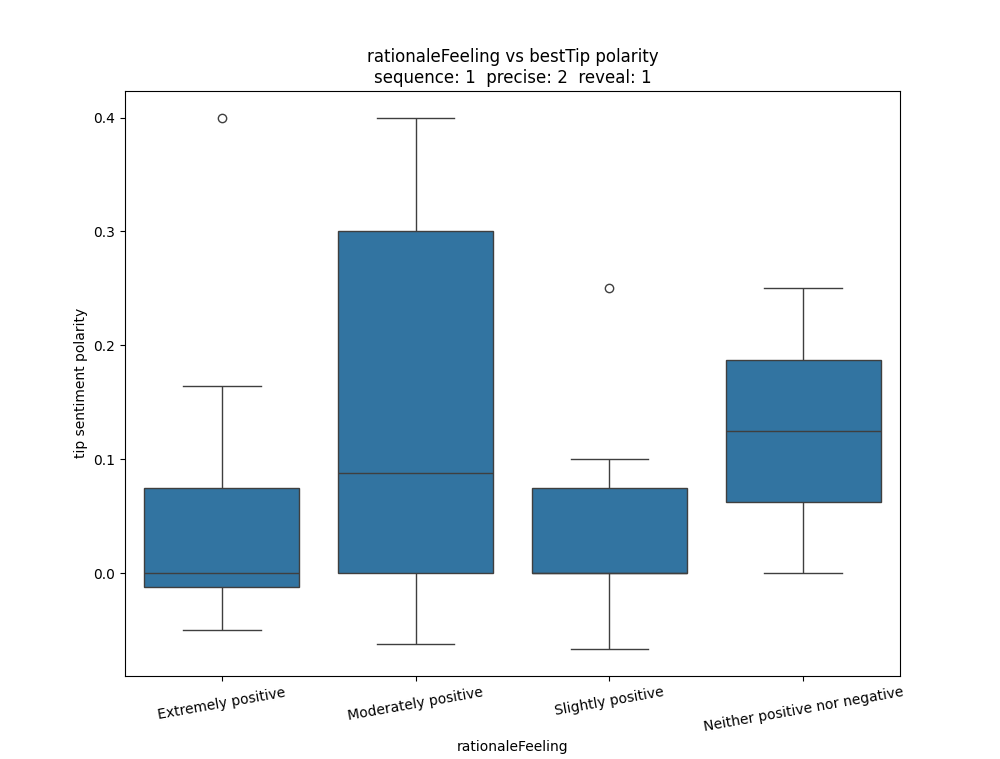

Write Python code to recreate this figure.
import pandas as pd
from scipy import stats
import matplotlib.pyplot as plt
import seaborn as sns

seq = 1
prec = 2
rev = 1

file_path = f"rationaleFeeling vs bestTip polarity\sent.csv"
df = pd.read_csv(file_path)
df = df[(df['con.sequence'] == seq) & (df['con.precise'] == prec) & (df['con.reveal'] == rev)]

# clean msising
df_cleaned = df.dropna(subset=["sentiment_polarity"])

groups_cleaned = [group['sentiment_polarity'].values for name, group in df_cleaned.groupby("rationaleFeeling")]

anova_result_cleaned = stats.f_oneway(*groups_cleaned)

print("F-statistic:", anova_result_cleaned.statistic)
print("p-value:", anova_result_cleaned.pvalue)

plt.figure(figsize=(10, 6))
sns.boxplot(data = df_cleaned, x = "rationaleFeeling", y = "sentiment_polarity")

plt.title("rationaleFeeling vs bestTip polarity" + "\n" + f"sequence: {seq}  precise: {prec}  reveal: {rev}")
plt.xlabel("rationaleFeeling")
plt.ylabel("tip sentiment polarity")
plt.xticks(rotation = 10)

plt.show()
